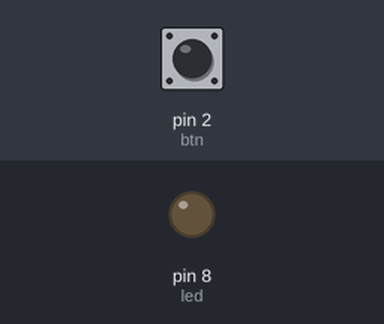
Bench run of a sketch on a simulated Arduino Uno, built with avr-gcc and run on an emulated ATmega328P. Shown: output pins drawn as LEDs (lit = HIGH). Dashed ring = blinking. Inputs (shaded band) come from the test bench; at power-on: pin 2 (btn) LOW.

Above: at 1.2 s.
1.3 s: pin 2 (btn) pulled HIGH for 1 s
At 1.45 s:
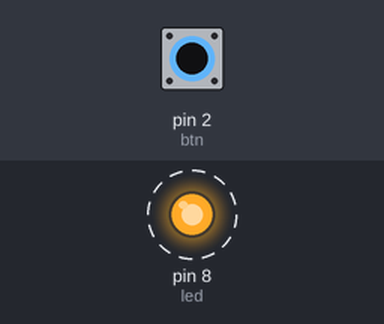
3.8 s: pin 2 (btn) pulled HIGH for 0.15 s
At 5.0 s:
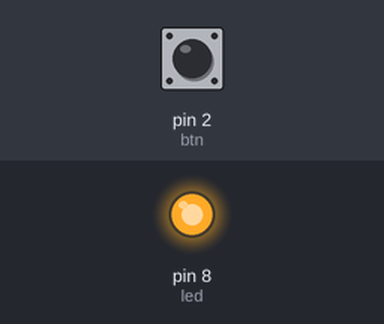
5.4 s: pin 2 (btn) pulled HIGH for 3.2 s
At 9.8 s:
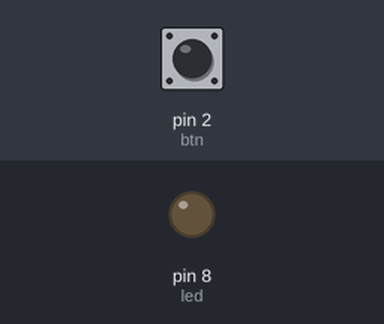
Timing chart, 0 to 11.3 s (numbered marks = the images above; inputs shaded):
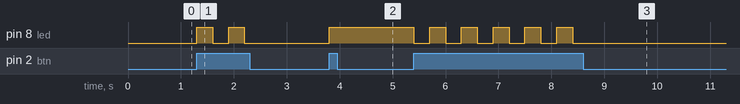

The sketch:

led_btn_liga_desliga.ino
```cpp
/**
 * Projeto Arduino acendendo e apagando o led com botão.
 */

// Constantes, valores dos pinos
const int led = 8;
const int btn = 2;

int status_btn = 0;
int status_led = 0;

void setup() {
  pinMode(led, OUTPUT);
  pinMode(btn, INPUT);
}

void loop() {
  // Ler o status do btn
  status_btn = digitalRead(btn);

  if(status_btn == HIGH){
    status_led = digitalRead(led);
    if(status_led == HIGH){
      digitalWrite(led, LOW);
    }else{
      digitalWrite(led, HIGH);
    }
    delay(300);
 }
}
```

Measured:
- after the input at 1.3 s, pin 8 (led): alternates HIGH for 0.30 s and LOW for 0.30 s, 4 changes in all, then stays LOW, starting at once
- after the input at 3.8 s, pin 8 (led): LOW → HIGH at once
- after the input at 5.4 s, pin 8 (led): alternates HIGH for 0.30 s and LOW for 0.30 s, 11 changes in all, then stays LOW, starting at once
